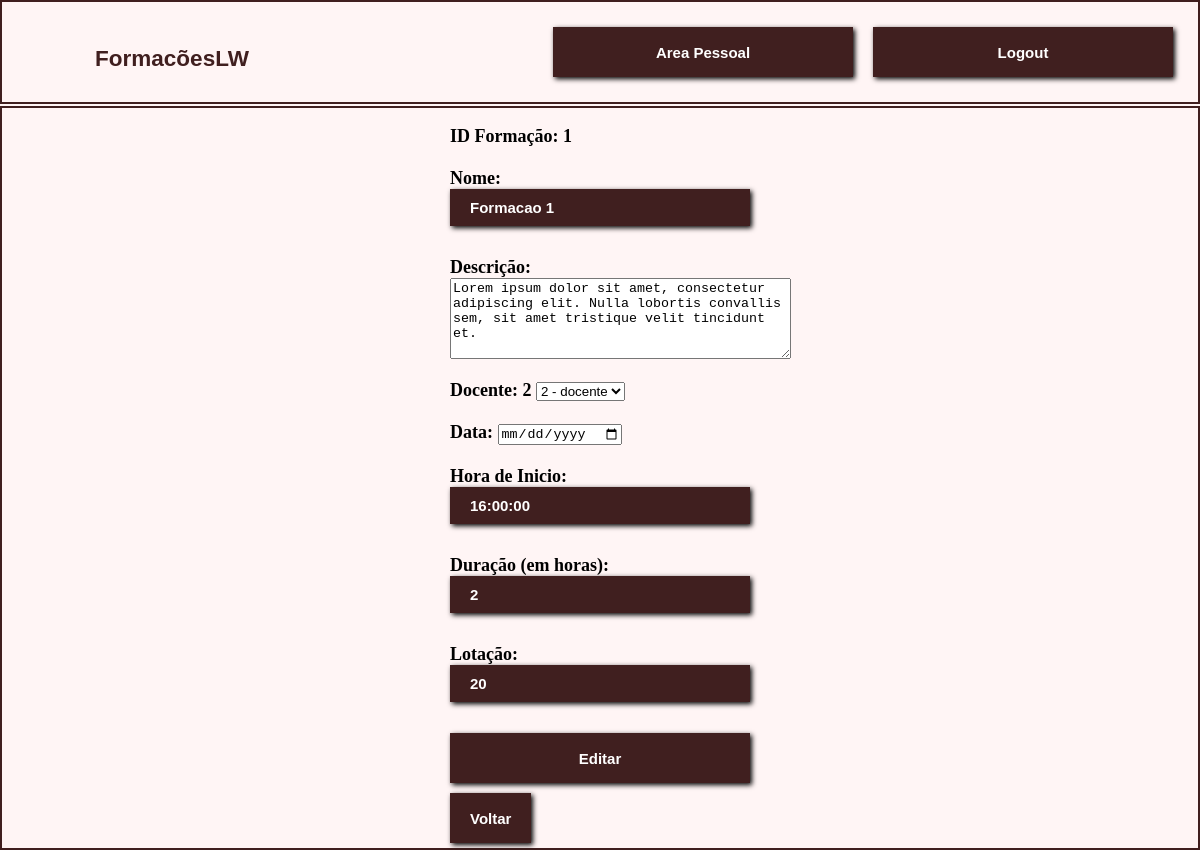
Page /Recurso_Pratico_24_25/MiguelRamos_SebastiaoMonteiro/paginas/pgEditarFormacao.php?codigoFormacao=1 (signed in) on the committed database.
### tables this page shows
CREATE TABLE `formacao` (
  `codigoFormacao` int(3) NOT NULL,
  `lotacao` int(2) NOT NULL,
  `nome` varchar(40) NOT NULL,
  `descricao` text NOT NULL,
  `data` date NOT NULL,
  `horaInicio` time NOT NULL,
  `duracao` int(5) NOT NULL,
  `docenteID` int(5) NOT NULL
);

### Recurso_Pratico_24_25/MiguelRamos_SebastiaoMonteiro/paginas/pgEditarFormacao.php (the view, shortened to what this page needs)
<html>
    <head>
        <link rel="stylesheet" href="styles.css">
    </head>
    <body>
        <?php
        if ((!isset($_SESSION['autenticado']) || $_SESSION['autenticado'] !== true) || $_SESSION['tipoUtilizador'] >= 3) {
            echo "Não estás autenticado! (Sem privilégios para aceder a esta página.)";
            header("refresh:1; url=pgHomepage.php");
        } else {
            $codigoFormacao = $_GET["codigoFormacao"];
            $sql = "SELECT * FROM `formacao` WHERE `codigoFormacao` = '$codigoFormacao'";
            $res = mysqli_query($conn, $sql);
            $infos = array();
            while ($row = mysqli_fetch_assoc($res)) {
                $infos[] = $row;
            }
            foreach ($infos as $row) {
                $row['codigoFormacao'];
                $row['lotacao'];
                $row['nome'];
                $row['descricao'];
                $row['data'];
                $row['horaInicio'];
                $row['duracao'];
                $row['docenteID'];
            }
            $sql5 = "SELECT `id`, `nomeUtilizador`, `tipoUtilizador` FROM `utilizador`";
            $res5 = mysqli_query($conn, $sql5);
            $docentes = array();
            while ($docente = mysqli_fetch_assoc($res5)) {
                $docentes[] = $docente;
            }
        ?>
            <div id="cabecalho">
                <a href='pgHomepage.php'>
                    <div id="logo">
                        <h2>FormacõesLW</h2>
                    </div>
                </a>
                <div class= "input-div">
                    <div id="botoes">
                        <?php
                            if($_SESSION["autenticado"]){
                                echo "
                                    <div id='botao'>
                                        <form action='./logout.php'>
                                            <input type='submit' value='Logout'>
                                        </form>
                                    </div>
                                    <div id='botao'>
                                        <form action='./pgGestao.php'>
                                            <input type='submit' value='Area Pessoal'>
                                        </form>
                                    </div>
                                ";
                            }
                        ?>
                    </div>
                </div>
            </div>
            <div id="corpo">
                <br>
                <form method="POST" action="editaFormacao.php?codigoFormacao=<?php echo $row['codigoFormacao']; ?>" id="ef">
                    <b><label>ID Formação: <?php echo $row['codigoFormacao']?> <?php echo "<input type='hidden' name='codigoFormacao' size='20' value='" . $row['codigoFormacao'] . "'>" ?><br><br>
                    <b><label>Nome: <?php echo "<input type='text' name='nome' size='20' value='" . $row['nome'] . "'>" ?> <br>
                    <b><label>Descrição:
                    <textarea name="descricao" form="ef" cols="40" rows="5"><?php echo $row['descricao']; ?></textarea><br><br>
                    <b><label>Docente: <?php echo $row['docenteID'] ?>
                    <select name="docenteID" value=<?php echo $row['docenteID'] ?>>
                        <?php
                            foreach ($docentes as $docente) {
                                if ($docente['tipoUtilizador'] == 2) {
                                    $dID = $docente['id'];
                                    $nome = $docente['nomeUtilizador'];
                                    echo '<option value="'.$dID.'">'.$dID.' - '.$nome.'</option>';
                                }
                            }
                        ?>
                    </select><br><br>
                    <b><label>Data: <?php echo "<input type='date' name='data' size='20' value='" . $row['data'] . "'>" ?><br><br>
                    <b><label>Hora de Inicio: <?php echo "<input type='text' name='horaInicio' size='20' value='" . $row['horaInicio'] . "'>" ?> <br>
                    <b><label>Duração (em horas): <?php echo "<input type='text' name='duracao' size='20' value='" . $row['duracao'] . "'>" ?> <br>
                    <b><label>Lotação: <?php echo "<input type='text' name='lotacao' size='20' value='" . $row['lotacao'] . "'>" ?> <br>
                    <input type="submit" name="submit" value="Editar">
                    <button><a href='pgGestaoFormacoes.php' style="text-decoration: none;">Voltar</a></button>
                </form>
                <br>
            </div>
        <?php
        }
        ?>
    </body>
</html>

### Recurso_Pratico_24_25/MiguelRamos_SebastiaoMonteiro/paginas/styles.css (style rules this page uses)
body { background-color: #fff5f5; }
#cabecalho { margin: -8px; height: 100px; border: 2px solid #401f1f; }
.input-div { margin: 5px; float: right; height: 100px; }
input[type=submit] { background-color: #401f1f; padding: 10px 20px; height: 50px; font: bold 15px sans-serif; color: white; box-shadow: 2px 2px 5px #000000; cursor: pointer; border: 0px; }
#botoes { margin: 10px; }
#botao { float: right; margin: 10px; }
#logo { float: left; margin-left: 80px; margin-top: 25px; width: 180px; height: 60px; color: #401f1f; }
a:link, a:visited { color: white; font: bold 15px sans-serif; text-decoration: none; }
h2 { color: #401f1f; }
button { background-color: #401f1f; padding: 10px 20px; height: 50px; font: bold 15px sans-serif; color: white; box-shadow: 2px 2px 5px #000000; cursor: pointer; border: 0px; }
#corpo { border: 2px solid #401f1f; margin: -8px; margin-top: 10px; }
#corpo > * { margin: auto; }
form { width: 300px; margin: 0 auto; text-align: center; }
label { font-size: 18px; display: block; text-align: left; margin-bottom: 5px; }
input[type="text"], input[type="password"], input[type="submit"] { background-color: #401f1f; border: none; color: white; padding: 10px 20px; font-weight: bold; font-size: 15px; margin-bottom: 10px; box-shadow: 2px 2px 5px #000000; cursor: pointer; display: block; width: 100%; }
a { color: black; font-weight: bold; text-decoration: none; display: block; text-align: center; }

### rows in the picture
formacao: codigoFormacao "1", nome "Formacao 1", descricao "Lorem ipsum dolor sit amet, consectetur adipiscing elit. Nulla lobortis convallis sem, sit amet tristique velit tincidunt et.", docenteID "2", horaInicio "16:00:00", duracao "2", lotacao "20"

### other values in the picture
form field docenteID "2 - docente"
